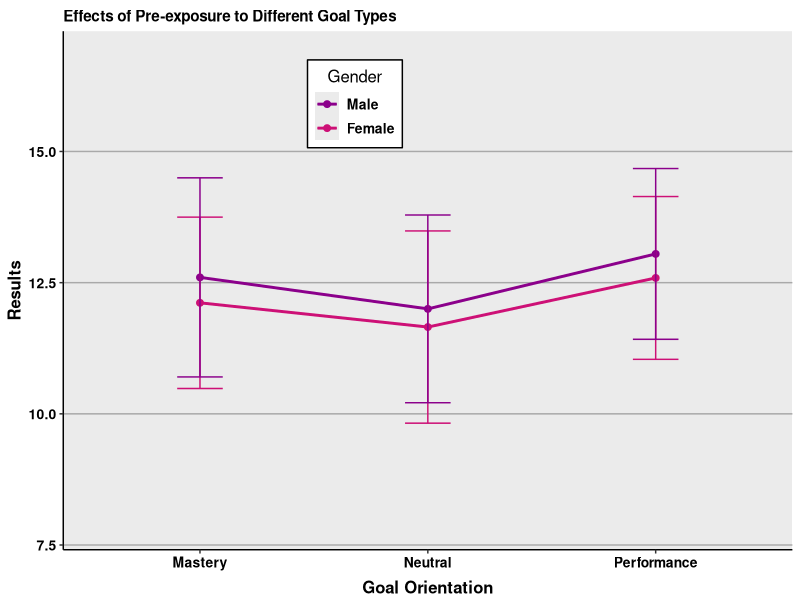
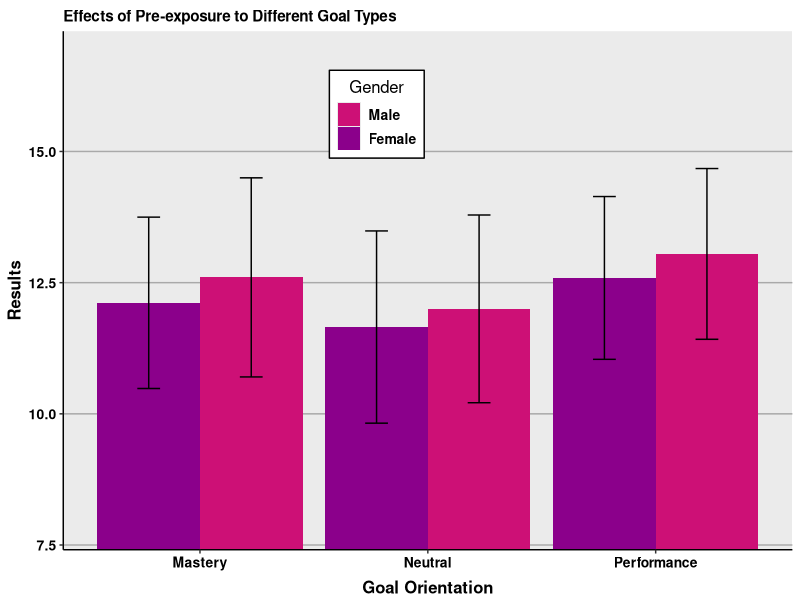

The R source for these figures, in order:
## ---- chunk 1
dat<-read.csv("Goal Orientation answersfinal.csv")
## ---- chunk 2
str(dat)
## ---- chunk 3
dat$Gender<-as.factor(dat$Gender)
dat$Condition<-as.factor(dat$Condition)
## ---- chunk 4
summary(aov(Result~Condition*Gender, data=dat))
## ---- chunk 5
library(ggplot2)
library(gplots)
library(dplyr)
## ---- chunk 6
temp<-dat%>%group_by(Condition,Gender)%>%
  summarize(means=mean(Result),
            sems=sd(Result)/sqrt(length(n)))
## ---- chunk 7
f<-ggplot(temp, aes(x=Condition,
                    y=means,
                    group=Gender,
                    color=Gender))+
  geom_line(size=1)+
  geom_point(size=2)+
  scale_color_manual(values=c("dark magenta","deeppink3"),
                     name="Gender",
                     breaks=c("Male","Female"),
                     labels=c("Male", "Female"))+
  geom_errorbar(aes(ymax=means+sems, ymin=means-sems),width=.2)+
  ggtitle("Effects of Pre-exposure to Different Goal Types")+
  labs(x="Goal Orientation",y="Results")+
  theme(plot.title=element_text(size=11,face="bold",vjust=.5))+
  theme(axis.title.x=element_text(size=12,face="bold",vjust=-.25))+
  theme(axis.title.y=element_text(size=12,face="bold",vjust=1))+
  theme(axis.text.x=element_text(size=10,face="bold",color="black"))+
  theme(axis.text.y=element_text(size=10,face="bold",color="black"))+
  coord_cartesian(ylim=c(min(temp$means)-2*max(temp$sems),
                         max(temp$means)+2*max(temp$sems)))+
  theme(panel.border=element_blank(),axis.line=element_line())+
  theme(panel.grid.major.x=element_blank())+
  theme(panel.grid.major.y=element_line(color="darkgrey"))+
  theme(panel.grid.minor.y=element_blank())+
  theme(legend.position=c(.4,.86))+
  theme(legend.background=element_blank())+
  theme(legend.background=element_rect(color="black"))+
  theme(legend.title=element_blank())+
  theme(legend.title=element_text(size=12))+
  theme(legend.title.align=.5)+
  theme(legend.text=element_text(size=10,face="bold"))
f

f<-ggplot(temp, aes(x=Condition,
                    y=means,
                    fill=Gender))+
  geom_bar(stat="identity",position=position_dodge())+
  scale_fill_manual(values=c("deeppink3","dark magenta"),
                     name="Gender",
                     breaks=c("Male", "Female"),
                     labels=c("Male", "Female"))+
  geom_errorbar(aes(ymax=means+sems,
                    ymin=means-sems),
                width=.2,
                position=position_dodge(.9))+
  ggtitle("Effects of Pre-exposure to Different Goal Types")+
  labs(x="Goal Orientation",y="Results")+
  theme(plot.title=element_text(size=11,face="bold",vjust=.5))+
  theme(axis.title.x=element_text(size=12,face="bold",vjust=-.25))+
  theme(axis.title.y=element_text(size=12,face="bold",vjust=1))+
  theme(axis.text.x=element_text(size=10,face="bold",color="black"))+
  theme(axis.text.y=element_text(size=10,face="bold",color="black"))+
  coord_cartesian(ylim=c(min(temp$means)-2*max(temp$sems),
                         max(temp$means)+2*max(temp$sems)))+
  theme(panel.border=element_blank(),axis.line=element_line())+
  theme(panel.grid.major.x=element_blank())+
  theme(panel.grid.major.y=element_line(color="darkgrey"))+
  theme(panel.grid.minor.y=element_blank())+
  theme(legend.position=c(.43,.84))+
  theme(legend.background=element_blank())+
  theme(legend.background=element_rect(color="black"))+
  theme(legend.title=element_blank())+
  theme(legend.title=element_text(size=12))+
  theme(legend.title.align=.5)+
  theme(legend.text=element_text(size=10,face="bold"))
f
